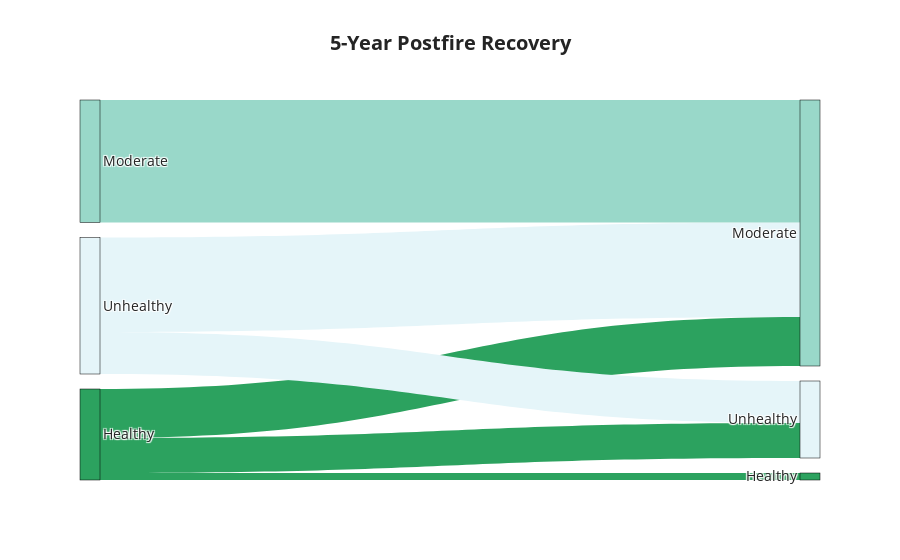

Here is the notebook cell this chart was saved with:
### Markdown cell above
### TODO:
- Fix this.
- Either link labels are right or node labels and colors are right, and vice versa

### Code cell
# Define the labels and colors associated with each class value defined above
labels = {
    0: "Unhealthy",
    1: "Moderate",
    2: "Healthy"
}
palette = {
    0: "#e5f5f9",
    1: "#99d8c9",
    2: "#2ca25f"
}

title="5-Year Postfire Recovery"

img_list = [immediate_class, recovery_class]
label_list = ["Immediate", "Recovery"]

data = sankee.sample(img_list, fire, band="health", label_list=label_list, scale=20)
plot = sankee.plot(data, class_labels=labels, class_palette=palette, title=title)
plot

### Figure 1 — Plotly figure (JSON) as saved in the notebook; plotly's stock layout.template omitted (floating-point values rounded to 4 significant figures)
{"data": [{"link": {"color": ["#2ca25f", "#2ca25f", "#2ca25f", "#e5f5f9", "#e5f5f9", "#99d8c9"], "customdata": ["8% of Unhealthy became Unhealthy", "38% of Unhealthy became Moderate", "54% of Unhealthy became Healthy", "31% of Moderate became Moderate", "69% of Moderate became Healthy", "100% of Healthy became Healthy"], "hovertemplate": "%{customdata} <extra></extra>", "source": [2, 2, 2, 0, 0, 1], "target": [5, 3, 4, 3, 4, 4], "value": [2, 10, 14, 12, 27, 35]}, "node": {"color": ["#e5f5f9", "#99d8c9", "#2ca25f", "#e5f5f9", "#99d8c9", "#2ca25f"], "customdata": ["Immediate", "Immediate", "Immediate", "Recovery", "Recovery", "Recovery"], "hovertemplate": "%{customdata}<extra></extra>", "label": ["Unhealthy", "Moderate", "Healthy", "Unhealthy", "Moderate", "Healthy"], "line": {"color": "black", "width": 0.5}, "pad": 15, "thickness": 20}, "type": "sankey"}], "layout": {"font": {"size": 14}, "title": {"text": "<b>5-Year Postfire Recovery</b>", "x": 0.5}}}
